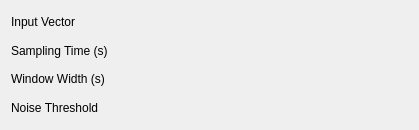
<?xml version="1.0" encoding="UTF-8"?>
<ui version="4.0">
 <class>ActivityLevelConfig</class>
 <widget class="QWidget" name="ActivityLevelConfig">
  <property name="geometry">
   <rect>
    <x>0</x>
    <y>0</y>
    <width>419</width>
    <height>130</height>
   </rect>
  </property>
  <property name="minimumSize">
   <size>
    <width>400</width>
    <height>0</height>
   </size>
  </property>
  <layout class="QVBoxLayout" name="verticalLayout">
   <item>
    <layout class="QHBoxLayout" name="horizontalLayout_2">
     <item>
      <widget class="QLabel" name="label_3">
       <property name="sizePolicy">
        <sizepolicy hsizetype="Fixed" vsizetype="Fixed">
         <horstretch>0</horstretch>
         <verstretch>0</verstretch>
        </sizepolicy>
       </property>
       <property name="text">
        <string>Input Vector</string>
       </property>
       <property name="wordWrap">
        <bool>false</bool>
       </property>
      </widget>
     </item>
     <item>
      <widget class="Kst::VectorSelector" name="_vector" native="true">
       <property name="sizePolicy">
        <sizepolicy hsizetype="Expanding" vsizetype="Preferred">
         <horstretch>0</horstretch>
         <verstretch>0</verstretch>
        </sizepolicy>
       </property>
      </widget>
     </item>
    </layout>
   </item>
   <item>
    <layout class="QHBoxLayout" name="horizontalLayout">
     <item>
      <widget class="QLabel" name="label_4">
       <property name="sizePolicy">
        <sizepolicy hsizetype="Fixed" vsizetype="Fixed">
         <horstretch>0</horstretch>
         <verstretch>0</verstretch>
        </sizepolicy>
       </property>
       <property name="text">
        <string>Sampling Time (s)</string>
       </property>
       <property name="wordWrap">
        <bool>false</bool>
       </property>
      </widget>
     </item>
     <item>
      <widget class="Kst::ScalarSelector" name="_samplingTime" native="true"/>
     </item>
    </layout>
   </item>
   <item>
    <layout class="QHBoxLayout" name="horizontalLayout_3">
     <item>
      <widget class="QLabel" name="label_5">
       <property name="sizePolicy">
        <sizepolicy hsizetype="Fixed" vsizetype="Fixed">
         <horstretch>0</horstretch>
         <verstretch>0</verstretch>
        </sizepolicy>
       </property>
       <property name="text">
        <string>Window Width (s)</string>
       </property>
       <property name="wordWrap">
        <bool>false</bool>
       </property>
      </widget>
     </item>
     <item>
      <widget class="Kst::ScalarSelector" name="_windowWidth" native="true"/>
     </item>
    </layout>
   </item>
   <item>
    <layout class="QHBoxLayout" name="horizontalLayout_4">
     <item>
      <widget class="QLabel" name="label_6">
       <property name="sizePolicy">
        <sizepolicy hsizetype="Fixed" vsizetype="Fixed">
         <horstretch>0</horstretch>
         <verstretch>0</verstretch>
        </sizepolicy>
       </property>
       <property name="text">
        <string>Noise Threshold</string>
       </property>
       <property name="wordWrap">
        <bool>false</bool>
       </property>
      </widget>
     </item>
     <item>
      <widget class="Kst::ScalarSelector" name="_noiseThreshold" native="true"/>
     </item>
    </layout>
   </item>
  </layout>
 </widget>
 <layoutdefault spacing="6" margin="11"/>
 <customwidgets>
  <customwidget>
   <class>Kst::VectorSelector</class>
   <extends>QWidget</extends>
   <header>vectorselector.h</header>
  </customwidget>
  <customwidget>
   <class>Kst::ScalarSelector</class>
   <extends>QWidget</extends>
   <header>scalarselector.h</header>
  </customwidget>
 </customwidgets>
 <resources/>
 <connections/>
</ui>
